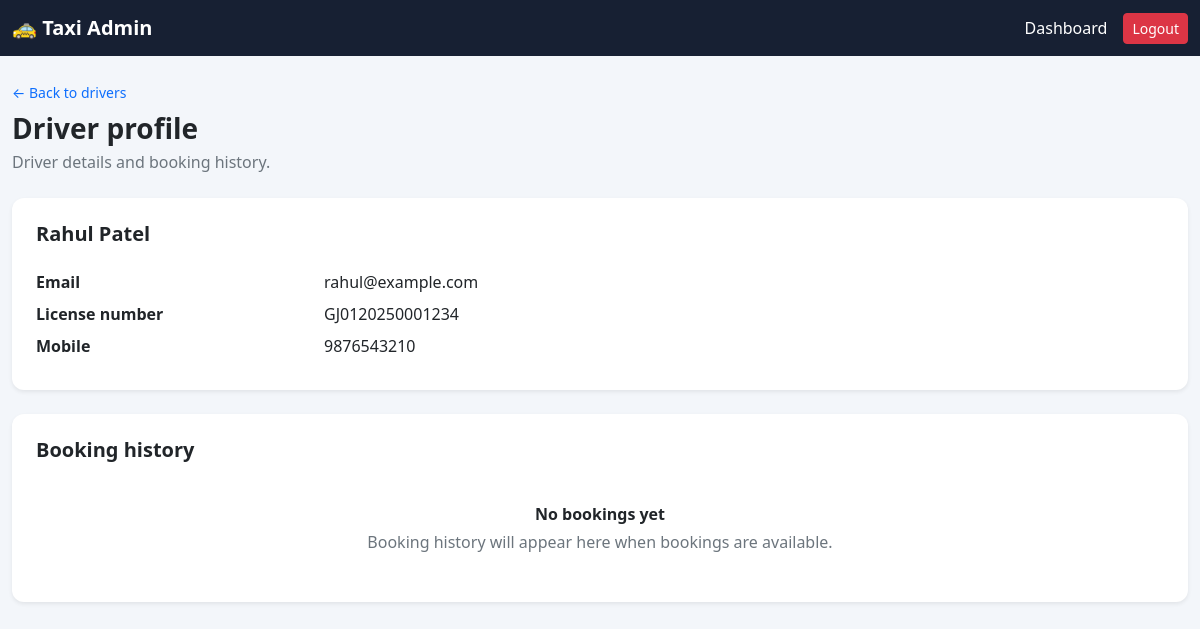
The app's page /drivers/7/ (signed in) with its own data.
### core/models.py (models this page shows, shortened)
class Driver(models.Model):
    name = models.CharField(max_length=100)
    email = models.EmailField(unique=True)
    license_number = models.CharField(
        max_length=50,
        unique=True
    )
    mobile = models.CharField(max_length=15)
    taxi_number = models.CharField(max_length=20, blank=True)
    password = models.CharField(max_length=128)

### core/views.py (the view)
@user_passes_test(lambda user: user.is_authenticated and user.is_staff,
                  login_url='admin_login')
def admin_driver_detail(request, driver_id):
    driver = get_object_or_404(Driver, pk=driver_id)
    return render(
        request,
        'core/admin_driver_detail.html',
        {'driver': driver},
    )

### core/templates/core/admin_driver_detail.html (shortened to what this page needs)
<!DOCTYPE html>
<html lang="en">
<head>
    <link href="https://cdn.jsdelivr.net/npm/bootstrap@5.3.3/dist/css/bootstrap.min.css"
          rel="stylesheet">
</head>
<body>
<nav class="navbar navbar-dark admin-navbar">
    <div class="container-xxl">
        <a class="navbar-brand fw-bold" href="{% url 'admin_dashboard' %}">
            🚕 Taxi Admin
        </a>
        <div class="d-flex align-items-center gap-3">
            <a class="nav-link text-white" href="{% url 'admin_dashboard' %}">
                Dashboard
            </a>
            <form method="POST" action="{% url 'admin_logout' %}">
                <button type="submit" class="btn btn-danger btn-sm">Logout</button>
            </form>
        </div>
    </div>
</nav>
<main class="container-xxl py-4">
    <header class="mb-4">
        <a class="text-decoration-none small" href="{% url 'admin_drivers' %}">
            &larr; Back to drivers
        </a>
        <h1 class="h3 fw-bold mt-2 mb-1">Driver profile</h1>
        <p class="text-secondary mb-0">Driver details and booking history.</p>
    </header>
    <section class="card page-card shadow-sm mb-4" aria-label="Driver details">
        <div class="card-body p-4">
            <h2 class="h5 fw-bold mb-4">{{ driver.name }}</h2>
            <dl class="row mb-0">
                <dt class="col-sm-4 col-lg-3">Email</dt>
                <dd class="col-sm-8 col-lg-9">{{ driver.email }}</dd>
                <dt class="col-sm-4 col-lg-3">License number</dt>
                <dd class="col-sm-8 col-lg-9">{{ driver.license_number }}</dd>
                <dt class="col-sm-4 col-lg-3">Mobile</dt>
                <dd class="col-sm-8 col-lg-9">{{ driver.mobile }}</dd>
            </dl>
        </div>
    </section>
    <section class="card page-card shadow-sm" aria-label="Booking history">
        <div class="card-body p-4">
            <h2 class="h5 fw-bold mb-3">Booking history</h2>
            <div class="text-center py-4">
                <p class="fw-semibold mb-1">No bookings yet</p>
                <p class="text-secondary mb-0">
                    Booking history will appear here when bookings are available.
                </p>
            </div>
        </div>
    </section>
</main>
</body>
</html>

### core/templates/core/admin_driver_detail.html (style rules this page uses)
body { background: #f3f6fa; }
.admin-navbar { background: #172033; }
.page-card { border: 0; border-radius: 12px; }

### records on screen
Driver: name "Rahul Patel", email "rahul@example.com", license_number "GJ0120250001234", mobile "9876543210"
